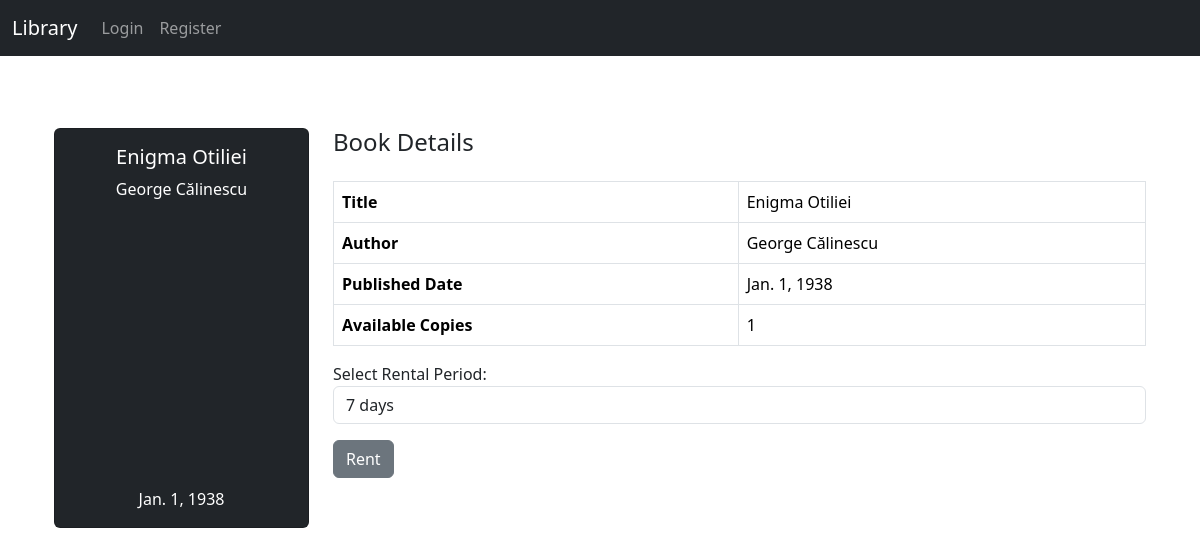
/rent/5/, run on an earlier commit of the app's database.
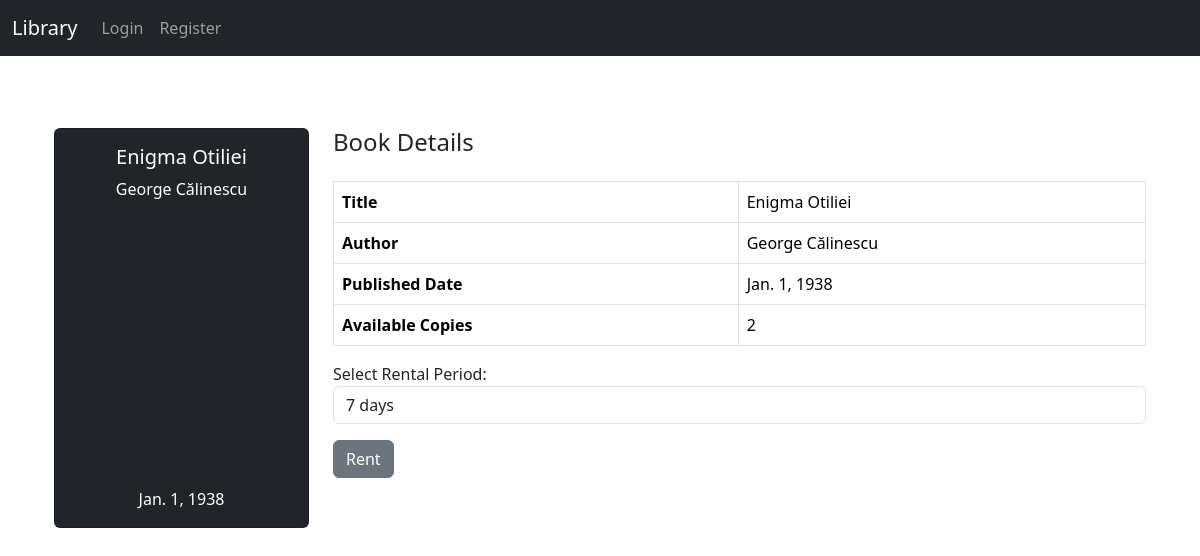
And on a later commit of the database.
### mainview/models.py (models this page shows, shortened)
class Book(models.Model):
    title = models.CharField(max_length=100)
    author = models.CharField(max_length=100, blank=True, null=True)
    published_date = models.DateField(blank=True, null=True)
    available_copies = models.PositiveIntegerField(default=0)

### mainview/views.py (the view, shortened to what this page needs)
# urls.py: path("rent/<int:book_id>/", views.rentBook_view, name="rentBook"),
def rentBook_view(request, book_id):
    try:
        book = Book.objects.get(id=book_id)
    except Book.DoesNotExist:
        messages.error(request, 'Book not found.')
        return redirect('home')
    return render(request, "rentBook.html", {"book": book})

### mainview/context_processors.py (called while the page is built)
def user_context_processor(request):
    if request.user.is_authenticated and request.user.is_staff:
        User = get_user_model()
        pending_users = User.objects.all().filter(is_active=False).count()
        return {'pending_users': pending_users}
    return {}

### mainview/templates/rentBook.html (shortened to what this page needs)
{% extends 'base.html' %}
{% block content %}
<div class="container mt-5">
    <div class="row">
        <div class="col-md-3">
            <div class="card bg-dark text-white text-center" style="height: 400px;">
                <div class="card-body d-flex flex-column justify-content-center">
                    <h5 class="card-title">{{ book.title }}</h5>
                    <p class="card-text">{{ book.author }}</p>
                    <p class="card-text mt-auto">{{ book.published_date }}</p>
                </div>
            </div>
        </div>
        <div class="col-md-9">
            <h4 class="mb-4">Book Details</h4>
            <table class="table table-bordered">
                <tbody>
                    <tr>
                        <th scope="row">Title</th>
                        <td>{{ book.title }}</td>
                    </tr>
                    <tr>
                        <th scope="row">Author</th>
                        <td>{{ book.author }}</td>
                    </tr>
                    <tr>
                        <th scope="row">Published Date</th>
                        <td>{{ book.published_date }}</td>
                    </tr>
                    <tr>
                        <th scope="row">Available Copies</th>
                        <td>{{ book.available_copies }}</td>
                    </tr>
                </tbody>
            </table>
            <form method="POST">
                <div class="form-group">
                    <label for="rental_period">Select Rental Period:</label>
                    <select class="form-control" id="rental_period" name="rental_period" required>
                        <option value="7">7 days</option>
                    </select>
                </div>
                <button type="submit" class="btn btn-secondary mt-3">Rent</button>
            </form>
        </div>
    </div>
</div>
{% endblock %}

What changed in the data, as far as the page shows it:
changed Book "Enigma Otiliei": available_copies "1" → "2"
